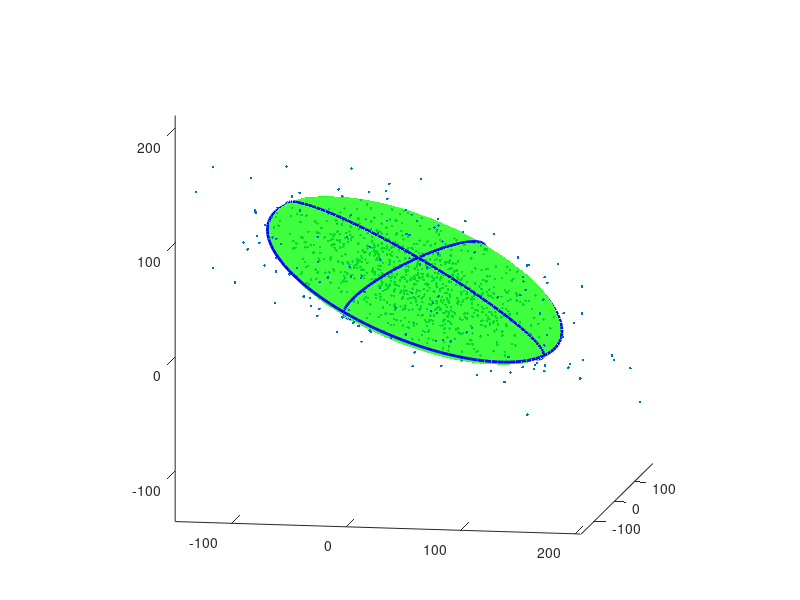

Recreate this plot in MATLAB.
function demoEquivalentEllipsoid
%DEMOEQUIVALENTELLIPSOID Demo program for the use of ellipsoids
%
%   Example
%     demoEquivalentEllipsoid
%
%   See also
%     demoRevolutionSurface, demoDrawTubularMesh

% ------
% Author: David Legland
% e-mail: david.legland@inra.fr
% Created: 2011-06-21,    using Matlab 7.9.0.529 (R2009b)
% Copyright 2011 INRA - Cepia Software Platform.


%% Data generation

% Generate gaussian 3D data
nPoints = 1000;
points = randn(nPoints, 3);

% point clouds parameters
center = [20 30 40];
sizes  = [70 40 10];
orient = [50 30 30];

% transform points to make a gaussian cloud
transfo = composeTransforms3d(...
    createScaling3d(sizes), ...
    eulerAnglesToRotation3d(orient), ...
    createTranslation3d(center));
points = transformPoint3d(points, transfo);

% display data
figure;
drawPoint3d(points, '.');
hold on;
axis equal;
view([80 -10]);


%% Equivalent ellipsoid computation and display

% Fit a 3D equivalent ellipsoid to data
elli = equivalentEllipsoid(points);

% draw the ellipsoid with transparency
drawEllipsoid(elli, 'FaceColor', 'g', 'FaceAlpha', .5);


%% Add ellipses and main axes

drawEllipsoid(elli, 'FaceColor', 'g', 'FaceAlpha', .5, ...
          'drawEllipses', true, 'EllipseColor', 'b', 'EllipseWidth', 2, ...
          'drawAxes', true);
      